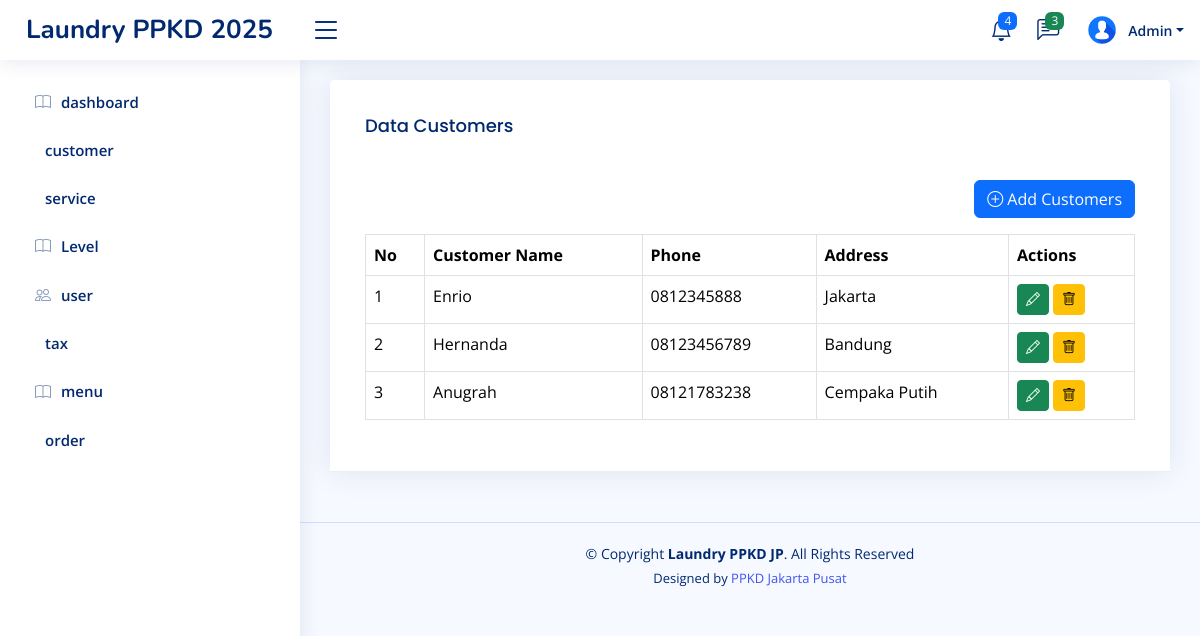
Page /home.php?page=customer (signed in) on the committed database.
### tables this page shows
CREATE TABLE `level_menus` (
  `id` int(11) NOT NULL,
  `level_id` int(11) NOT NULL,
  `menu_id` int(11) NOT NULL,
  `created_at` timestamp NOT NULL DEFAULT current_timestamp(),
  `updated_at` timestamp NULL DEFAULT NULL ON UPDATE current_timestamp()
);

CREATE TABLE `menus` (
  `id` int(11) NOT NULL,
  `name` varchar(30) NOT NULL,
  `icon` varchar(30) NOT NULL,
  `link` varchar(30) NOT NULL,
  `order` int(11) NOT NULL,
  `created_at` timestamp NOT NULL DEFAULT current_timestamp(),
  `updated_at` timestamp NULL DEFAULT NULL ON UPDATE current_timestamp()
);

CREATE TABLE `customers` (
  `id` int(11) NOT NULL,
  `name` varchar(100) NOT NULL,
  `phone` varchar(15) NOT NULL,
  `address` text NOT NULL,
  `created_at` timestamp NOT NULL DEFAULT current_timestamp(),
  `updated_at` timestamp NULL DEFAULT NULL ON UPDATE current_timestamp()
);

### pages/customer.php (the view, shortened to what this page needs)
<?php
$q_customers = mysqli_query($config, "SELECT  * FROM customers");
$customers = mysqli_fetch_all($q_customers, MYSQLI_ASSOC);
?>
<!DOCTYPE html>
<html lang="en">
<head>
</head>
<body>
    <div class="row">
        <div class="col-sm-12">
            <div class="card">
                <div class="card-header">
                    <div class="card-body">
                        <h3 class="card-title">Data Customers</h3>
                    </div>
                    <div class="card-body">
                        <div class="d-flex mb-3 justify-content-end">
                            <a href="?page=tambah-customer" class="btn btn-primary">
                                <i class="bi bi-plus-circle"></i> Add Customers
                            </a>
                        </div>
                        <table class="table table-bordered">
                            <tr>
                                <th>No</th>
                                <th>Customer Name</th>
                                <th>Phone</th>
                                <th>Address</th>
                                <th>Actions</th>
                            </tr>
                            <?php
                            foreach ($customers as $key => $customer) {
                            ?>
                            <tr>
                                <td><?php echo $key + 1 ?></td>
                                <td><?php echo $customer['name'] ?></td>
                                <td><?php echo $customer['phone'] ?></td>
                                <td><?php echo $customer['address'] ?></td>
                                <td>
                                    <a class="btn btn-success btn-sm"
                                        href="?page=tambah-customer&edit=<?= $customer['id'] ?>">
                                        <i class="bi bi-pencil"></i>
                                    </a>
                                    <form class="d-inline" action="?page=customer&delete=<?= $customer['id'] ?>"
                                        method="post" onclick="return confirm('Are you sure you want to delete?')">
                                        <button type="submit" class="btn btn-warning btn-sm">
                                            <i class="bi bi-trash"></i>
                                        </button>
                                    </form>
                                </td>
                            </tr>
                            <?php
                            }
                            ?>
                        </table>
                    </div>
                </div>
            </div>
        </div>
    </div>
</body>
</html>

### inc/sidebar.php
<?php
$level_id = $_SESSION['LEVEL_ID'] ?? '';
$querylevelMenu = mysqli_query($config, "SELECT * FROM menus JOIN level_menus ON menus.id = level_menus.menu_id WHERE level_id = '$level_id' ORDER BY `order` ASC");
$rowLevelMenus = mysqli_fetch_all($querylevelMenu, MYSQLI_ASSOC);
?>
<aside id="sidebar" class="sidebar">
    <ul class="sidebar-nav" id="sidebar-nav">
        <?php foreach ($rowLevelMenus as $rowLevelMenu): ?>
            <li class="nav-item">
                <a class="nav-link collapsed" href="?page=<?= $rowLevelMenu['link'] ?>">
                    <i class="<?= $rowLevelMenu['icon'] ?>"></i>
                    <span><?= $rowLevelMenu['name'] ?></span>
                </a>
            </li>
        <?php endforeach ?>
</aside>

### assets/css/style.css (style rules this page uses)
:root { scroll-behavior: smooth; }
body { font-family: "Open Sans", sans-serif; background: #f6f9ff; color: #444444; }
a { color: #4154f1; text-decoration: none; }
h1, h2, h3, h4, h5, h6 { font-family: "Nunito", sans-serif; }
.card { margin-bottom: 30px; border: none; border-radius: 5px; box-shadow: 0px 0 30px rgba(1, 41, 112, 0.1); }
.card-header, .card-footer { border-color: #ebeef4; background-color: #fff; color: #798eb3; padding: 15px; }
.card-title { padding: 20px 0 15px 0; font-size: 18px; font-weight: 500; color: #012970; font-family: "Poppins", sans-serif; }
.card-body { padding: 0 20px 20px 20px; }
.sidebar { position: fixed; top: 60px; left: 0; bottom: 0; width: 300px; z-index: 996; transition: all 0.3s; padding: 20px; overflow-y: auto; scrollbar-width: thin; scrollbar-color: #aab7cf transparent; box-shadow: 0px 0px 20px rgba(1, 41, 112, 0.1); background-color: #fff; }
.sidebar-nav { padding: 0; margin: 0; list-style: none; }
.sidebar-nav li { padding: 0; margin: 0; list-style: none; }
.sidebar-nav .nav-item { margin-bottom: 5px; }
.sidebar-nav .nav-link { display: flex; align-items: center; font-size: 15px; font-weight: 600; color: #4154f1; transition: 0.3; background: #f6f9ff; padding: 10px 15px; border-radius: 4px; }
.sidebar-nav .nav-link i { font-size: 16px; margin-right: 10px; color: #4154f1; }
.sidebar-nav .nav-link.collapsed { color: #012970; background: #fff; }
.sidebar-nav .nav-link.collapsed i { color: #899bbd; }

### rows in the picture
level_menus: menu.name "dashboard"
level_menus: menu.name "customer"
level_menus: menu.name "service"
level_menus: menu.name "Level"
level_menus: menu.name "user"
level_menus: menu.name "tax"
level_menus: menu.name "menu"
level_menus: menu.name "order"
customers: name "Enrio", phone "0812345888", address "Jakarta"
customers: name "Hernanda", phone "08123456789", address "Bandung"
customers: name "Anugrah", phone "08121783238", address "Cempaka Putih"

### other values in the picture
$_SESSION['NAME'] "Admin"
